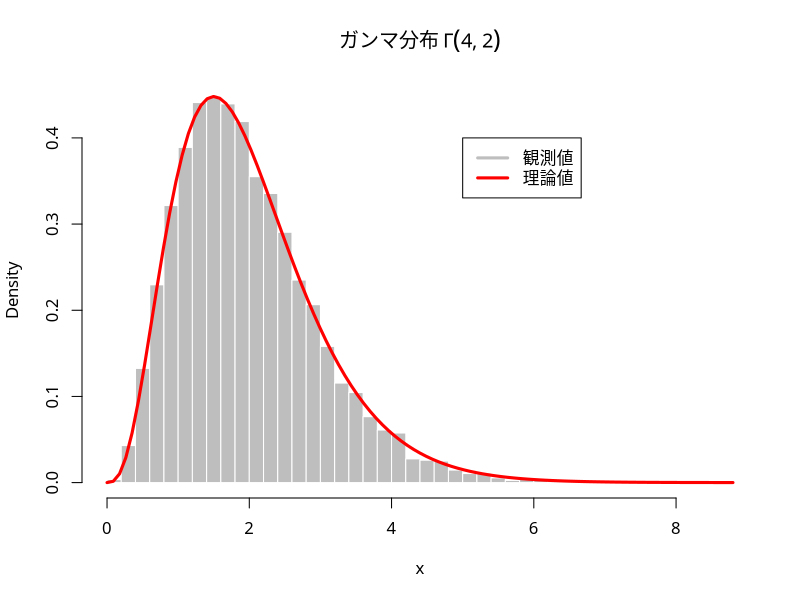

This chart was generated by the following R code:
par(family = "HiraginoSans-W4") # 文字化け回避
# ガンマ分布
set.seed(123)
rgamma(10, shape = 3, rate = 1)

# 統計的性質
nu <- 4
alpha <- 2
x <- rgamma(10000, shape = nu, rate = alpha) # ガンマ乱数を 10000 個
mean(x) # nu/alpha=2 に近い(大数の法則)
hist(x, freq = FALSE, breaks = 50, col = "gray", border = "white",
     main = bquote(paste("ガンマ分布 ", Gamma(.(nu), .(alpha))))) # ヒストグラム(密度表示)
curve(dgamma(x, shape = nu, rate = alpha), add = TRUE,
      col = "red", lwd = 3) # 理論上の確率密度関数
legend(5, 0.4, legend = c("観測値", "理論値"),
       col = c("gray", "red"), lwd = 3) # 凡例を作成